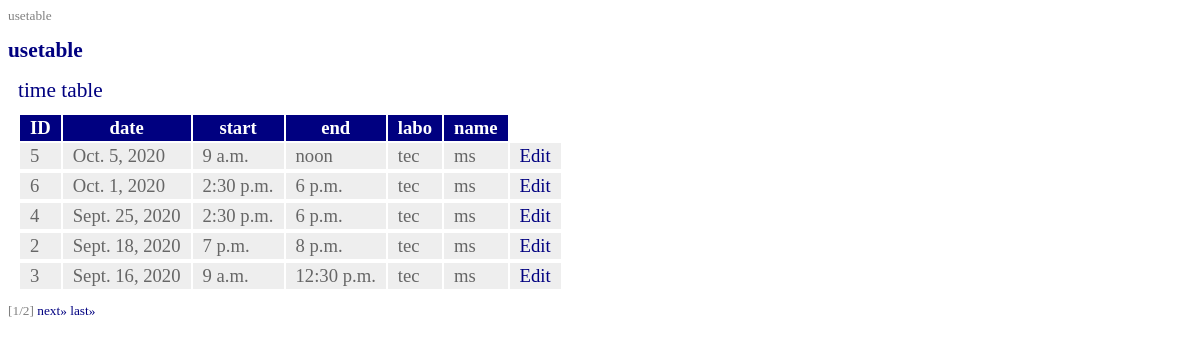
The app's page /usetable/ with its own data.
### usetable/models.py (models this page shows, shortened)
class Use(models.Model):
    date = models.DateField()
    start = models.TimeField()
    end = models.TimeField()
    DATA = [
        ('0', 'labo'),
        ('1', 'fujii'),
        ('2', 'inoue'),
    ]
    labo = models.CharField(
        max_length=100,
        choices=DATA,
        default='0',
    )
    name = models.CharField(max_length=100)

### usetable/views.py (the view)
# urls.py: path('', views.index, name='index'),
def index(request, num=1):
    data = Use.objects.all().order_by('date','start').reverse()
    page = Paginator(data, 5)
    params = {
            'title': 'usetable',
            'message': 'time table',
            'data': page.get_page(num),
        }
    return render(request, 'usetable/index.html' , params)

### usetable/templates/usetable/index.html (shortened to what this page needs)
{% load static %}
<!doctype html>
<html lang="ja">
<head>
    <tittle>{{title}}</tittle>
    <link rel="stylesheet" type="text/css"
        href="{% static 'usetable/css/style.css' %}" />
</head>
<body>
    <h1>{{title}}</h1>
    <p>{{message|safe}}</p>
    <table>
        <tr>
            <th>ID</th>
            <th>date</th>
            <th>start</th>
            <th>end</th>
            <th>labo</th>
            <th>name</th>
        </tr>
    {% for item in data %}
        <tr>
            <td>{{item.id}}</td>
            <td>{{item.date}}</td>
            <td>{{item.start}}</td>
            <td>{{item.end}}</td>
            <td>{{item.labo}}</td>
            <td>{{item.name}}</td>
            <td><a href="{% url 'edit' item.id %}">Edit</a></td>
        <tr>
    {% endfor %}
    </table>
    <div class="pagination">
        <span class="current">
            [{{data.number}}/{{data.paginator.num_pages}}]
        </span>
        {% if data.has_next %}
            <a href="{% url 'index' %}{{data.next_page_number }}">next&raquo;</a>
            <a href="{% url 'index' %}{{data.paginator.num_pages}}">last&raquo;</a>
        {% endif %}
    </div>
</body>
</html>

### usetable/static/usetable/css/style.css (style rules this page uses)
body { color:gray; font-size:10pt; }
h1 { color:navy; font-size:16pt; margin-top:-20px margin-bottom:0px; text-align:left; }
p { color:navy; font-size:16pt; margin:10px; }
a { color:navy; text-decoration: none; }
table { margin:10px; font-size:14pt; }
table tr th { background-color:navy; color:white; padding:2px 10px; border-width:2px; }
table tr td { background-color:#eee; color:#666; padding:2px 10px; border-width:2px; }

### records on screen
Use: id "5", date "Oct. 5, 2020", start "9 a.m.", end "noon", labo "tec", name "ms"
Use: id "6", date "Oct. 1, 2020", start "2:30 p.m.", end "6 p.m.", labo "tec", name "ms"
Use: id "4", date "Sept. 25, 2020", start "2:30 p.m.", end "6 p.m.", labo "tec", name "ms"
Use: id "2", date "Sept. 18, 2020", start "7 p.m.", end "8 p.m.", labo "tec", name "ms"
Use: id "3", date "Sept. 16, 2020", start "9 a.m.", end "12:30 p.m.", labo "tec", name "ms"

### other values on screen
{{ title }} "usetable"
{{ message|safe }} "time table"
{{ data.number }} "1"
{{ data.paginator.num_pages }} "2"
